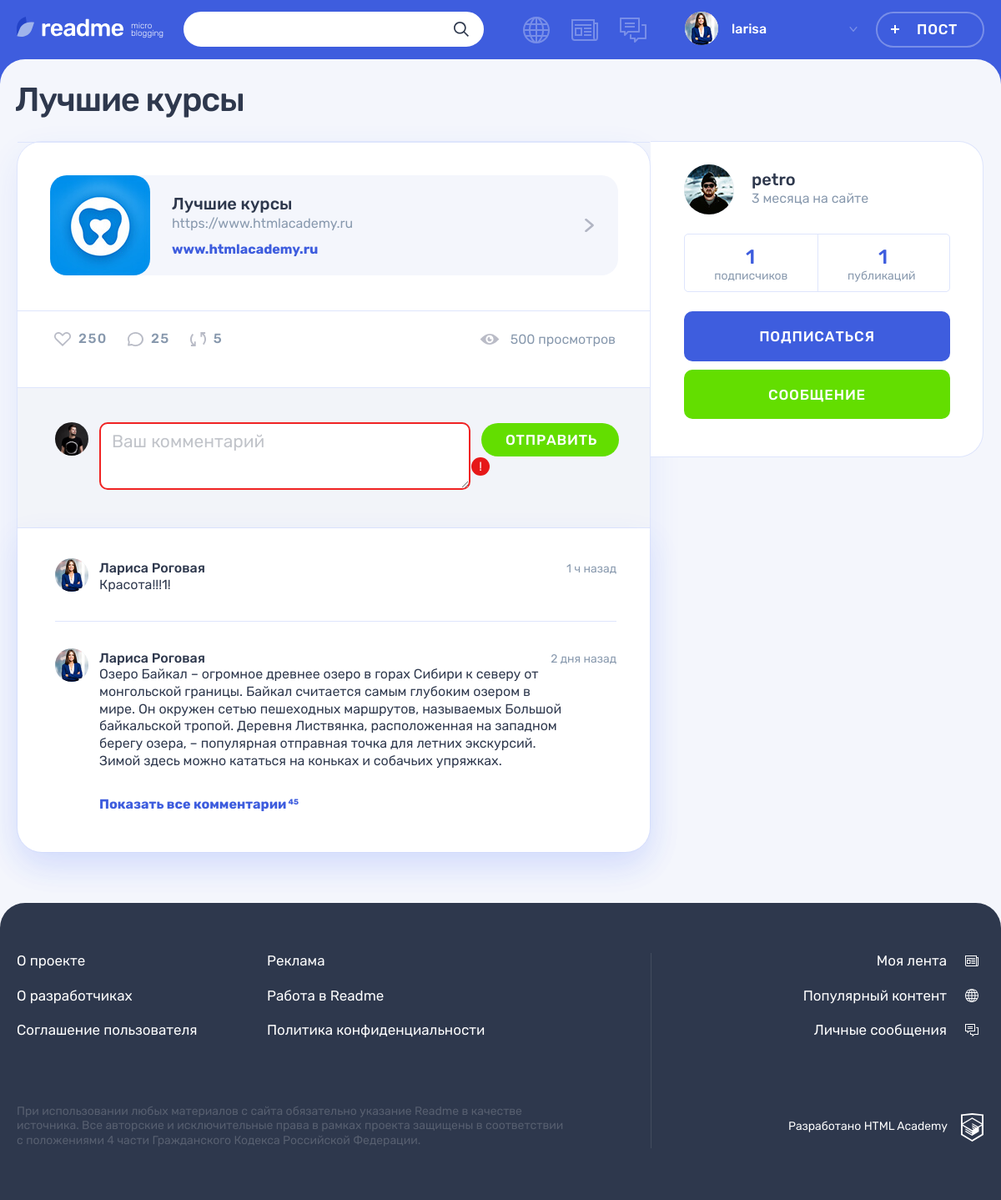
Page /post.php?id=5 (signed in) on the committed database.
### tables this page shows
CREATE TABLE posts (
  id  INT UNSIGNED AUTO_INCREMENT PRIMARY KEY NOT NULL,
  date_add  DATETIME NOT NULL,
  title VARCHAR(128) NOT NULL,
  content TEXT NOT NULL,
  quote_author  VARCHAR(128),
  image VARCHAR(128),
  video VARCHAR(128),
  link  VARCHAR(128),
  views INT UNSIGNED NOT NULL DEFAULT 0,
  post_author_id INT UNSIGNED NOT NULL,
  content_type_id INT UNSIGNED NOT NULL,
  likes_count INT UNSIGNED NOT NULL DEFAULT 0,
  FOREIGN KEY (post_author_id) REFERENCES users(id),
  FOREIGN KEY (content_type_id) REFERENCES content_types(id)
);

CREATE TABLE users (
  id  INT UNSIGNED AUTO_INCREMENT PRIMARY KEY NOT NULL,
  date_add  DATETIME NOT NULL,
  email VARCHAR(128) NOT NULL,
  login VARCHAR(128) NOT NULL,
  password  CHAR(64) NOT NULL,
  avatar  VARCHAR(128),
  UNIQUE INDEX email(email),
  UNIQUE INDEX login(login)
);

### helpers.php (called while the page is built, shortened)
<?php
function get_noun_plural_form(int $number, string $one, string $two, string $many): string
{
    $number = (int)$number;
    $mod10 = $number % 10;
    $mod100 = $number % 100;
    switch (true) {
        case ($mod10 >= 2 && $mod10 <= 4):
            return $two;
    }
}
function include_template($name, array $data = [])
{
    $name = 'templates/' . $name;
    extract($data);
    require $name;
    $result = ob_get_clean();
    return $result;
}

### includes/functions.inc.php (called while the page is built, shortened)
<?php
function select_query($con, $sql, $type = 'all')
{
    mysqli_set_charset($con, "utf8");
    $result = mysqli_query($con, $sql) or trigger_error("Ошибка в запросе к базе данных: ".mysqli_error($con), E_USER_ERROR);
    if ($type == 'assoc') {
        return mysqli_fetch_assoc($result);
    }
    if ($type == 'row') {
        return mysqli_fetch_row($result)[0];
    }
    return mysqli_fetch_all($result, MYSQLI_ASSOC);
}
function get_post_interval($post_time, $caption)
{
    $current_time = date_create();
    $interval = date_diff(date_create($post_time), $current_time);
    $years = floor($interval->y);
    $months = floor($interval->m);
    $days = floor($interval->d);
    $weeks = floor($days / 7);
    $hours = floor($interval->h);
    $minutes = floor($interval->i);
    if ($years) {
        $time = $years . ' ' . get_noun_plural_form($years, 'год', 'года', 'лет') . ' ' . $caption;
    } elseif ($months) {
        $time = $months . ' ' . get_noun_plural_form($months, 'месяц', 'месяца', 'месяцев') . ' ' . $caption;
    } elseif ($days > 7) {
        $time = $weeks . ' ' . get_noun_plural_form($weeks, 'неделя', 'недели', 'недель') . ' ' . $caption;
    } elseif ($days) {
        $time = $days . ' ' . get_noun_plural_form($days, 'день', 'дня', 'дней') . ' ' . $caption;
    } elseif ($hours) {
        $time = $hours . ' ' . get_noun_plural_form($hours, 'час', 'часа', 'часов') . ' ' . $caption;
    } elseif ($minutes) {
        $time = $minutes . ' ' . get_noun_plural_form($minutes, 'минута', 'минуты', 'минут') . ' ' . $caption;
    } else {
        $time = 'Только что';
    }
    return $time;
}

### templates/post-link.php (the view)
<div class="post__main">
  <div class="post-link__wrapper">
    <a class="post-link__external" href="<?= $post['link'] ?>" target="_blank" title="Перейти по ссылке">
      <div class="post-link__icon-wrapper">
        <img src="img/logo-vita.jpg" alt="Иконка">
      </div>
      <div class="post-link__info">
        <h3><?= $post['title'] ?></h3>
        <p><?= $post['content'] ?></p>
        <span><?= $post['link'] ?></span>
      </div>
      <svg class="post-link__arrow" width="11" height="16">
        <use xlink:href="#icon-arrow-right-ad"></use>
      </svg>
    </a>
  </div>
</div>

### templates/post.php (shortened to what this page needs)
<div class="container">
  <h1 class="page__title page__title--publication"><?= $post['title'] ?></h1>
  <section class="post-details">
    <div class="post-details__wrapper post-photo">
      <div class="post-details__main-block post post--details">
        <?= $post_content ?>
        <div class="post__indicators">
          <div class="post__buttons">
            <a class="post__indicator post__indicator--likes button" href="#" title="Лайк">
              <svg class="post__indicator-icon" width="20" height="17">
                <use xlink:href="#icon-heart"></use>
              </svg>
              <span>250</span>
            </a>
            <a class="post__indicator post__indicator--comments button" href="#" title="Комментарии">
              <svg class="post__indicator-icon" width="19" height="17">
                <use xlink:href="#icon-comment"></use>
              </svg>
              <span>25</span>
            </a>
            <a class="post__indicator post__indicator--repost button" href="#" title="Репост">
              <svg class="post__indicator-icon" width="19" height="17">
                <use xlink:href="#icon-repost"></use>
              </svg>
              <span>5</span>
            </a>
          </div>
          <span class="post__view">500 просмотров</span>
        </div>
        <div class="comments">
          <form class="comments__form form" action="#" method="post">
            <div class="comments__my-avatar">
              <img class="comments__picture" src="img/userpic-medium.jpg" alt="Аватар пользователя">
            </div>
            <div class="form__input-section form__input-section--error">
              <textarea class="comments__textarea form__textarea form__input" placeholder="Ваш комментарий"></textarea>
              <button class="form__error-button button" type="button">!</button>
            </div>
            <button class="comments__submit button button--green" type="submit">Отправить</button>
          </form>
          <div class="comments__list-wrapper">
            <ul class="comments__list">
              <li class="comments__item user">
                <div class="comments__avatar">
                  <a class="user__avatar-link" href="#">
                    <img class="comments__picture" src="img/userpic-larisa.jpg" alt="Аватар пользователя">
                  </a>
                </div>
                <div class="comments__info">
                  <div class="comments__name-wrapper">
                    <a class="comments__user-name" href="#">
                      <span>Лариса Роговая</span>
                    </a>
                    <time class="comments__time" datetime="2019-03-20">1 ч назад</time>
                  </div>
                  <p class="comments__text">
                    Красота!!!1!
                  </p>
                </div>
              </li>
              <li class="comments__item user">
                <div class="comments__avatar">
                  <a class="user__avatar-link" href="#">
                    <img class="comments__picture" src="img/userpic-larisa.jpg" alt="Аватар пользователя">
                  </a>
                </div>
                <div class="comments__info">
                  <div class="comments__name-wrapper">
                    <a class="comments__user-name" href="#">
                      <span>Лариса Роговая</span>
                    </a>
                    <time class="comments__time" datetime="2019-03-18">2 дня назад</time>
                  </div>
                  <p class="comments__text">
                    Озеро Байкал – огромное древнее озеро в горах Сибири к северу от монгольской границы. Байкал считается самым глубоким озером в мире. Он окружен сетью пешеходных маршрутов, называемых Большой байкальской тропой. Деревня Листвянка, расположенная на западном берегу озера, – популярная отправная точка для летних экскурсий. Зимой здесь можно кататься на коньках и собачьих упряжках.
                  </p>
                </div>
              </li>
            </ul>
            <a class="comments__more-link" href="#">
              <span>Показать все комментарии</span>
              <sup class="comments__amount">45</sup>
            </a>
          </div>
        </div>
      </div>
      <div class="post-details__user user">
        <div class="post-details__user-info user__info">
          <div class="post-details__avatar user__avatar">
            <a class="post-details__avatar-link user__avatar-link" href="#">
              <img class="post-details__picture user__picture" src="<?= $post['avatar'] ?>" alt="Аватар пользователя">
            </a>
          </div>
          <div class="post-details__name-wrapper user__name-wrapper">
            <a class="post-details__name user__name" href="#">
              <span><?= $post['login'] ?></span>
            </a>
            <time class="post-details__time user__time" datetime="<?= $post['date_add'] ?>"><?= $registration_time ?></time>
          </div>
        </div>
        <div class="post-details__rating user__rating">
          <p class="post-details__rating-item user__rating-item user__rating-item--subscribers">
            <span class="post-details__rating-amount user__rating-amount"><?= $subscribers_count ?></span>
            <span class="post-details__rating-text user__rating-text">подписчиков</span>
          </p>
          <p class="post-details__rating-item user__rating-item user__rating-item--publications">
            <span class="post-details__rating-amount user__rating-amount"><?= $author_posts_count ?></span>
            <span class="post-details__rating-text user__rating-text">публикаций</span>
          </p>
        </div>
        <div class="post-details__user-buttons user__buttons">
          <button class="user__button user__button--subscription button button--main" type="button">Подписаться</button>
          <a class="user__button user__button--writing button button--green" href="#">Сообщение</a>
        </div>
      </div>
    </div>
  </section>
</div>

### rows in the picture
posts: title "Лучшие курсы", content "https://www.htmlacademy.ru", link "www.htmlacademy.ru", post_author.avatar (picture), post_author.login "petro"

### other values in the picture
$user_name "larisa"
$registration_time "3 месяца на сайте"
$subscribers_count "1"
$author_posts_count "1"
